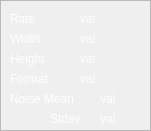
    <widget class="QFrame" name="frame_6">
     <property name="geometry">
      <rect>
       <x>510</x>
       <y>10</y>
       <width>151</width>
       <height>131</height>
      </rect>
     </property>
     <property name="frameShape">
      <enum>QFrame::StyledPanel</enum>
     </property>
     <property name="frameShadow">
      <enum>QFrame::Raised</enum>
     </property>
     <widget class="QLabel" name="label_18">
      <property name="geometry">
       <rect>
        <x>10</x>
        <y>10</y>
        <width>61</width>
        <height>17</height>
       </rect>
      </property>
      <property name="styleSheet">
       <string notr="true">color: rgb(255, 255, 255);</string>
      </property>
      <property name="text">
       <string>Rate</string>
      </property>
     </widget>
     <widget class="QLabel" name="label_19">
      <property name="geometry">
       <rect>
        <x>10</x>
        <y>30</y>
        <width>61</width>
        <height>17</height>
       </rect>
      </property>
      <property name="styleSheet">
       <string notr="true">color: rgb(255, 255, 255);</string>
      </property>
      <property name="text">
       <string>Width</string>
      </property>
     </widget>
     <widget class="QLabel" name="label_20">
      <property name="geometry">
       <rect>
        <x>10</x>
        <y>50</y>
        <width>61</width>
        <height>17</height>
       </rect>
      </property>
      <property name="styleSheet">
       <string notr="true">color: rgb(255, 255, 255);</string>
      </property>
      <property name="text">
       <string>Height</string>
      </property>
     </widget>
     <widget class="QLabel" name="label_21">
      <property name="geometry">
       <rect>
        <x>10</x>
        <y>70</y>
        <width>61</width>
        <height>17</height>
       </rect>
      </property>
      <property name="styleSheet">
       <string notr="true">color: rgb(255, 255, 255);</string>
      </property>
      <property name="text">
       <string>Format</string>
      </property>
     </widget>
     <widget class="QLabel" name="camera_update_rate">
      <property name="geometry">
       <rect>
        <x>80</x>
        <y>10</y>
        <width>51</width>
        <height>17</height>
       </rect>
      </property>
      <property name="styleSheet">
       <string notr="true">color: rgb(255, 255, 255);</string>
      </property>
      <property name="text">
       <string>val</string>
      </property>
     </widget>
     <widget class="QLabel" name="camera_width">
      <property name="geometry">
       <rect>
        <x>80</x>
        <y>30</y>
        <width>51</width>
        <height>17</height>
       </rect>
      </property>
      <property name="styleSheet">
       <string notr="true">color: rgb(255, 255, 255);</string>
      </property>
      <property name="text">
       <string>val</string>
      </property>
     </widget>
     <widget class="QLabel" name="camera_height">
      <property name="geometry">
       <rect>
        <x>80</x>
        <y>50</y>
        <width>51</width>
        <height>17</height>
       </rect>
      </property>
      <property name="styleSheet">
       <string notr="true">color: rgb(255, 255, 255);</string>
      </property>
      <property name="text">
       <string>val</string>
      </property>
     </widget>
     <widget class="QLabel" name="camera_format">
      <property name="geometry">
       <rect>
        <x>80</x>
        <y>70</y>
        <width>51</width>
        <height>17</height>
       </rect>
      </property>
      <property name="styleSheet">
       <string notr="true">color: rgb(255, 255, 255);</string>
      </property>
      <property name="text">
       <string>val</string>
      </property>
     </widget>
     <widget class="QLabel" name="label_25">
      <property name="geometry">
       <rect>
        <x>10</x>
        <y>90</y>
        <width>81</width>
        <height>17</height>
       </rect>
      </property>
      <property name="styleSheet">
       <string notr="true">color: rgb(255, 255, 255);</string>
      </property>
      <property name="text">
       <string>Noise Mean</string>
      </property>
     </widget>
     <widget class="QLabel" name="camera_noise_mean">
      <property name="geometry">
       <rect>
        <x>100</x>
        <y>90</y>
        <width>41</width>
        <height>17</height>
       </rect>
      </property>
      <property name="styleSheet">
       <string notr="true">color: rgb(255, 255, 255);</string>
      </property>
      <property name="text">
       <string>val</string>
      </property>
     </widget>
     <widget class="QLabel" name="label_45">
      <property name="geometry">
       <rect>
        <x>50</x>
        <y>110</y>
        <width>41</width>
        <height>17</height>
       </rect>
      </property>
      <property name="styleSheet">
       <string notr="true">color: rgb(255, 255, 255);</string>
      </property>
      <property name="text">
       <string>Stdev</string>
      </property>
     </widget>
     <widget class="QLabel" name="camera_noise_stdev">
      <property name="geometry">
       <rect>
        <x>100</x>
        <y>110</y>
        <width>41</width>
        <height>17</height>
       </rect>
      </property>
      <property name="styleSheet">
       <string notr="true">color: rgb(255, 255, 255);</string>
      </property>
      <property name="text">
       <string>val</string>
      </property>
     </widget>
     <zorder>label_19</zorder>
     <zorder>label_20</zorder>
     <zorder>label_21</zorder>
     <zorder>label_18</zorder>
     <zorder>camera_update_rate</zorder>
     <zorder>camera_width</zorder>
     <zorder>camera_height</zorder>
     <zorder>camera_format</zorder>
     <zorder>label_25</zorder>
     <zorder>camera_noise_mean</zorder>
     <zorder>label_45</zorder>
     <zorder>camera_noise_stdev</zorder>
    </widget>
